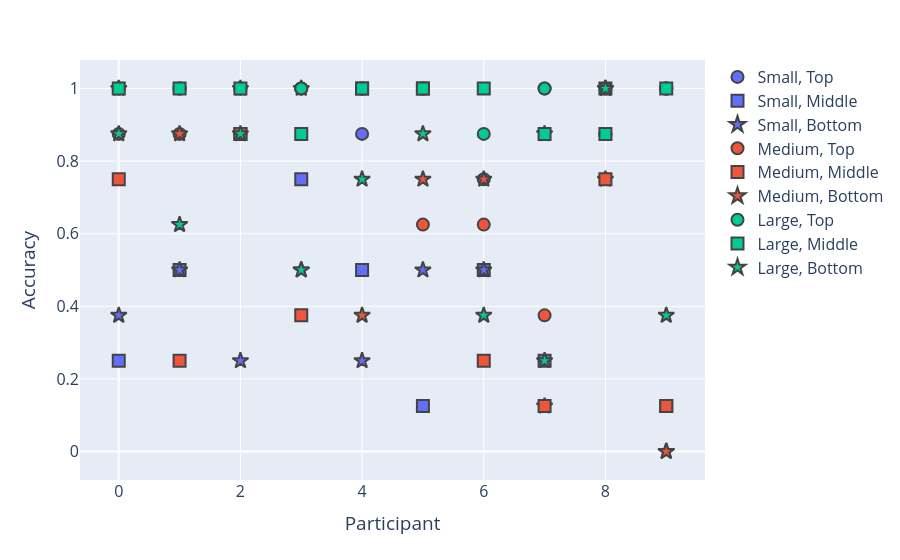

Here is the notebook cell this chart was saved with:
### Markdown cell above
### GRAPH CONF MATRIX TO LINES

### Code cell
symbol_map = {
    "Top": "circle",
    "Middle": "square",
    "Bottom": "star"
}
fig = px.scatter(
    df,
    x="Participant",
    y="Accuracy",
    color="True_S",      # colour = size
    symbol="True_L",    
    symbol_map=symbol_map,
    labels={
        "Accuracy": "Accuracy",
        "Participant": "Participant",
        "True_S": "Size",
        "True_L": "Location"
    }
)

fig.update_layout(
    font=dict(size=16),
    legend_title_text="",          # optional
)

fig.update_traces(
    marker_size=12,
    marker_line=dict(width=2),
    selector=dict(mode="markers")
)

fig.show()

### Figure 1 — Plotly figure (JSON) as saved in the notebook; plotly's stock layout.template omitted (floating-point values rounded to 4 significant figures)
{"data": [{"hovertemplate": "Size=Small<br>Location=Top<br>Participant=%{x}<br>Accuracy=%{y}<extra></extra>", "legendgroup": "Small, Top", "marker": {"color": "#636efa", "line": {"width": 2}, "size": 12, "symbol": "circle"}, "mode": "markers", "name": "Small, Top", "orientation": "v", "showlegend": true, "type": "scatter", "x": [0, 1, 2, 3, 4, 5, 6, 7, 8, 9], "xaxis": "x", "y": [1, 1, 1, 1, 0.875, 1, 0.75, 1, 0.875, 1], "yaxis": "y"}, {"hovertemplate": "Size=Small<br>Location=Middle<br>Participant=%{x}<br>Accuracy=%{y}<extra></extra>", "legendgroup": "Small, Middle", "marker": {"color": "#636efa", "line": {"width": 2}, "size": 12, "symbol": "square"}, "mode": "markers", "name": "Small, Middle", "orientation": "v", "showlegend": true, "type": "scatter", "x": [0, 1, 2, 3, 4, 5, 6, 7, 8, 9], "xaxis": "x", "y": [0.25, 0.5, 0.875, 0.75, 0.5, 0.125, 0.5, 0.25, 1, 0.125], "yaxis": "y"}, {"hovertemplate": "Size=Small<br>Location=Bottom<br>Participant=%{x}<br>Accuracy=%{y}<extra></extra>", "legendgroup": "Small, Bottom", "marker": {"color": "#636efa", "line": {"width": 2}, "size": 12, "symbol": "star"}, "mode": "markers", "name": "Small, Bottom", "orientation": "v", "showlegend": true, "type": "scatter", "x": [0, 1, 2, 3, 4, 5, 6, 7, 8, 9], "xaxis": "x", "y": [0.375, 0.5, 0.25, 0.5, 0.25, 0.5, 0.5, 0.125, 0.75, 0], "yaxis": "y"}, {"hovertemplate": "Size=Medium<br>Location=Top<br>Participant=%{x}<br>Accuracy=%{y}<extra></extra>", "legendgroup": "Medium, Top", "marker": {"color": "#EF553B", "line": {"width": 2}, "size": 12, "symbol": "circle"}, "mode": "markers", "name": "Medium, Top", "orientation": "v", "showlegend": true, "type": "scatter", "x": [0, 1, 2, 3, 4, 5, 6, 7, 8, 9], "xaxis": "x", "y": [0.875, 0.875, 0.875, 1, 1, 0.625, 0.625, 0.375, 0.875, 1], "yaxis": "y"}, {"hovertemplate": "Size=Medium<br>Location=Middle<br>Participant=%{x}<br>Accuracy=%{y}<extra></extra>", "legendgroup": "Medium, Middle", "marker": {"color": "#EF553B", "line": {"width": 2}, "size": 12, "symbol": "square"}, "mode": "markers", "name": "Medium, Middle", "orientation": "v", "showlegend": true, "type": "scatter", "x": [0, 1, 2, 3, 4, 5, 6, 7, 8, 9], "xaxis": "x", "y": [0.75, 0.25, 0.875, 0.375, 1, 1, 0.25, 0.125, 0.75, 0.125], "yaxis": "y"}, {"hovertemplate": "Size=Medium<br>Location=Bottom<br>Participant=%{x}<br>Accuracy=%{y}<extra></extra>", "legendgroup": "Medium, Bottom", "marker": {"color": "#EF553B", "line": {"width": 2}, "size": 12, "symbol": "star"}, "mode": "markers", "name": "Medium, Bottom", "orientation": "v", "showlegend": true, "type": "scatter", "x": [0, 1, 2, 3, 4, 5, 6, 7, 8, 9], "xaxis": "x", "y": [1, 0.875, 1, 1, 0.375, 0.75, 0.75, 0.875, 1, 0], "yaxis": "y"}, {"hovertemplate": "Size=Large<br>Location=Top<br>Participant=%{x}<br>Accuracy=%{y}<extra></extra>", "legendgroup": "Large, Top", "marker": {"color": "#00cc96", "line": {"width": 2}, "size": 12, "symbol": "circle"}, "mode": "markers", "name": "Large, Top", "orientation": "v", "showlegend": true, "type": "scatter", "x": [0, 1, 2, 3, 4, 5, 6, 7, 8, 9], "xaxis": "x", "y": [1, 1, 1, 1, 1, 1, 0.875, 1, 1, 1], "yaxis": "y"}, {"hovertemplate": "Size=Large<br>Location=Middle<br>Participant=%{x}<br>Accuracy=%{y}<extra></extra>", "legendgroup": "Large, Middle", "marker": {"color": "#00cc96", "line": {"width": 2}, "size": 12, "symbol": "square"}, "mode": "markers", "name": "Large, Middle", "orientation": "v", "showlegend": true, "type": "scatter", "x": [0, 1, 2, 3, 4, 5, 6, 7, 8, 9], "xaxis": "x", "y": [1, 1, 1, 0.875, 1, 1, 1, 0.875, 0.875, 1], "yaxis": "y"}, {"hovertemplate": "Size=Large<br>Location=Bottom<br>Participant=%{x}<br>Accuracy=%{y}<extra></extra>", "legendgroup": "Large, Bottom", "marker": {"color": "#00cc96", "line": {"width": 2}, "size": 12, "symbol": "star"}, "mode": "markers", "name": "Large, Bottom", "orientation": "v", "showlegend": true, "type": "scatter", "x": [0, 1, 2, 3, 4, 5, 6, 7, 8, 9], "xaxis": "x", "y": [0.875, 0.625, 0.875, 0.5, 0.75, 0.875, 0.375, 0.25, 1, 0.375], "yaxis": "y"}], "layout": {"autosize": true, "font": {"size": 16}, "legend": {"title": {"text": ""}, "tracegroupgap": 0}, "margin": {"t": 60}, "xaxis": {"anchor": "y", "autorange": true, "domain": [0, 1], "range": [-0.6037, 9.604], "title": {"text": "Participant"}, "type": "linear"}, "yaxis": {"anchor": "x", "autorange": true, "domain": [0, 1], "range": [-0.1011, 1.101], "title": {"text": "Accuracy"}, "type": "linear"}}}
